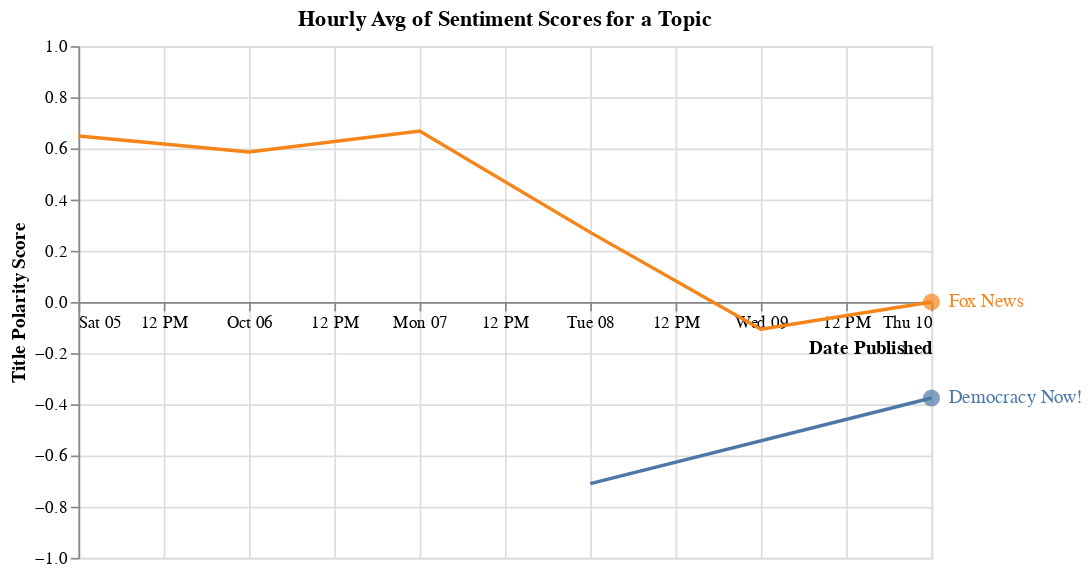

Source (notebook cell):
### Code cell
base = alt.Chart(df).encode(
    alt.Color("source_name",title='Source Name').legend(None)
).properties(
    width=500
)
line = base.mark_line().encode(
    x = alt.X('date_published:T', axis = alt.Axis(offset=-150,title = 'Date Published', titleAnchor="end")),
    y = alt.Y('title_polarity_score:Q',scale=alt.Scale(domain=[-1, 1]), title = 'Title Polarity Score')
).properties(
    width=500,
    title = 'Hourly Avg of Sentiment Scores for a Topic'
)

last_point = base.mark_circle(size=100, color='red').encode(
    x='date_published:T',
    y='title_polarity_score:Q'
).transform_window(
    rank='rank(date_published)',
    sort=[alt.SortField('date_published', order='descending')],
    groupby=['source_name']
).transform_filter(
    alt.datum.rank == 1
)

source_names = last_point.mark_text(align="left", dx=  10).encode(text="source_name")

line + last_point + source_names

### Figure 1 — Vega-Lite specification as saved in the notebook (floating-point values rounded to 4 significant figures)
{"config": {"view": {"continuousWidth": 300, "continuousHeight": 300}}, "layer": [{"mark": {"type": "line"}, "encoding": {"color": {"field": "source_name", "legend": null, "title": "Source Name", "type": "nominal"}, "x": {"axis": {"offset": -150, "title": "Date Published", "titleAnchor": "end"}, "field": "date_published", "type": "temporal"}, "y": {"field": "title_polarity_score", "scale": {"domain": [-1, 1]}, "title": "Title Polarity Score", "type": "quantitative"}}, "title": "Hourly Avg of Sentiment Scores for a Topic"}, {"mark": {"type": "circle", "color": "red", "size": 100}, "encoding": {"color": {"field": "source_name", "legend": null, "title": "Source Name", "type": "nominal"}, "x": {"field": "date_published", "type": "temporal"}, "y": {"field": "title_polarity_score", "type": "quantitative"}}, "transform": [{"window": [{"op": "rank", "field": "date_published", "as": "rank"}], "groupby": ["source_name"], "sort": [{"field": "date_published", "order": "descending"}]}, {"filter": "(datum.rank === 1)"}]}, {"mark": {"type": "text", "align": "left", "dx": 10}, "encoding": {"color": {"field": "source_name", "legend": null, "title": "Source Name", "type": "nominal"}, "text": {"field": "source_name", "type": "nominal"}, "x": {"field": "date_published", "type": "temporal"}, "y": {"field": "title_polarity_score", "type": "quantitative"}}, "transform": [{"window": [{"op": "rank", "field": "date_published", "as": "rank"}], "groupby": ["source_name"], "sort": [{"field": "date_published", "order": "descending"}]}, {"filter": "(datum.rank === 1)"}]}], "data": {"name": "data-22f134fba5eb4caedc34915d2ec052de"}, "width": 500, "$schema": "https://vega.github.io/schema/vega-lite/v5.20.1.json", "datasets": {"data-22f134fba5eb4caedc34915d2ec052de": [{"source_name": "Democracy Now!", "topic_name": "Donald Trump", "date_published": "2024-10-08T00:00:00", "content_polarity_score": -0.9584, "title_polarity_score": -0.7096}, {"source_name": "Democracy Now!", "topic_name": "Donald Trump", "date_published": "2024-10-10T00:00:00", "content_polarity_score": -0.0677, "title_polarity_score": -0.3753}, {"source_name": "Fox News", "topic_name": "Donald Trump", "date_published": "2024-10-05T00:00:00", "content_polarity_score": 0.8822, "title_polarity_score": 0.6486}, {"source_name": "Fox News", "topic_name": "Donald Trump", "date_published": "2024-10-06T00:00:00", "content_polarity_score": 0.9938, "title_polarity_score": 0.5859}, {"source_name": "Fox News", "topic_name": "Donald Trump", "date_published": "2024-10-07T00:00:00", "content_polarity_score": 0.4482, "title_polarity_score": 0.6679}, {"source_name": "Fox News", "topic_name": "Donald Trump", "date_published": "2024-10-08T00:00:00", "content_polarity_score": -0.3847, "title_polarity_score": 0.2718}, {"source_name": "Fox News", "topic_name": "Donald Trump", "date_published": "2024-10-09T00:00:00", "content_polarity_score": 0.3224, "title_polarity_score": -0.1066}, {"source_name": "Fox News", "topic_name": "Donald Trump", "date_published": "2024-10-10T00:00:00", "content_polarity_score": -0.3042, "title_polarity_score": 0.0}]}}
